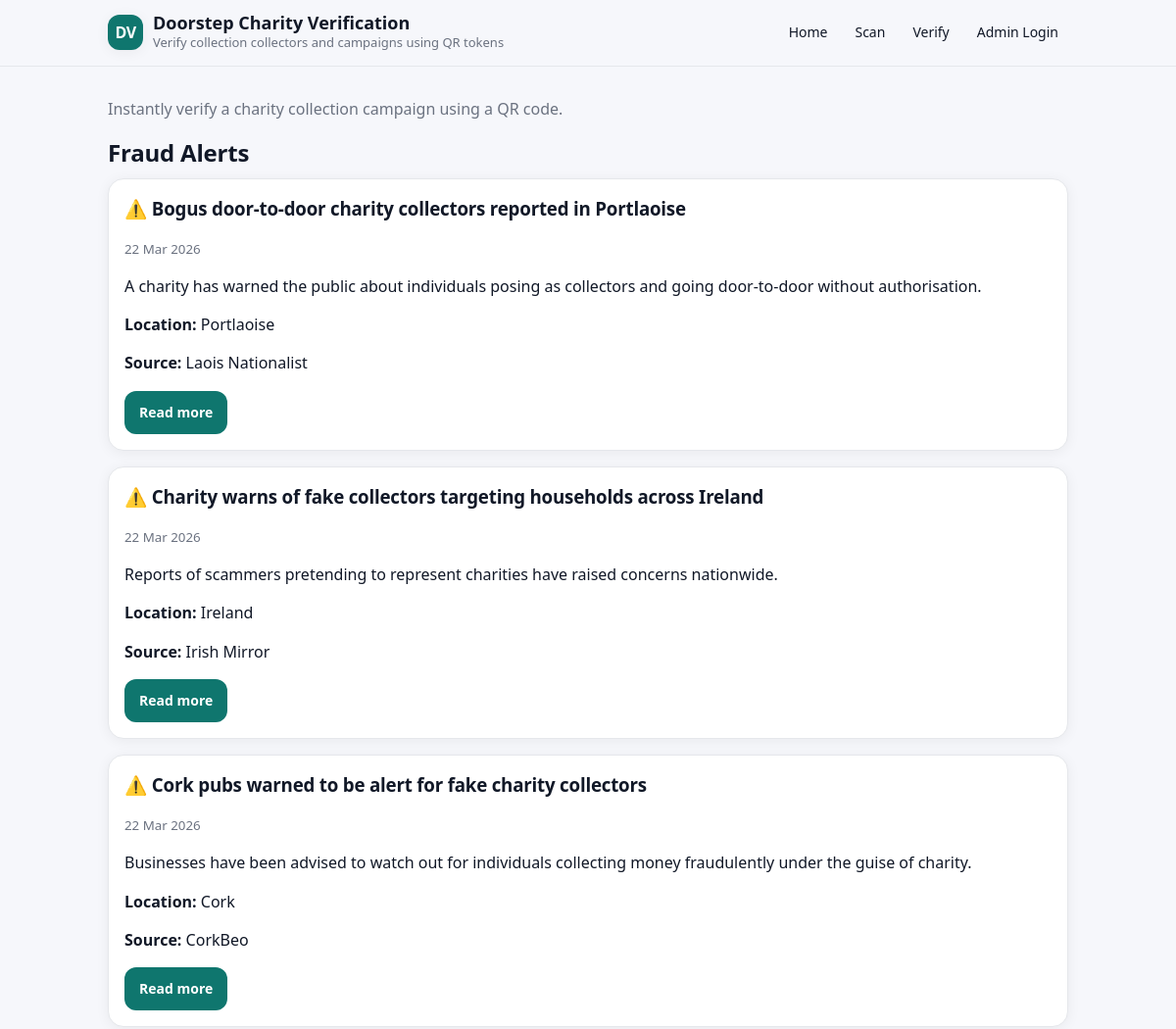
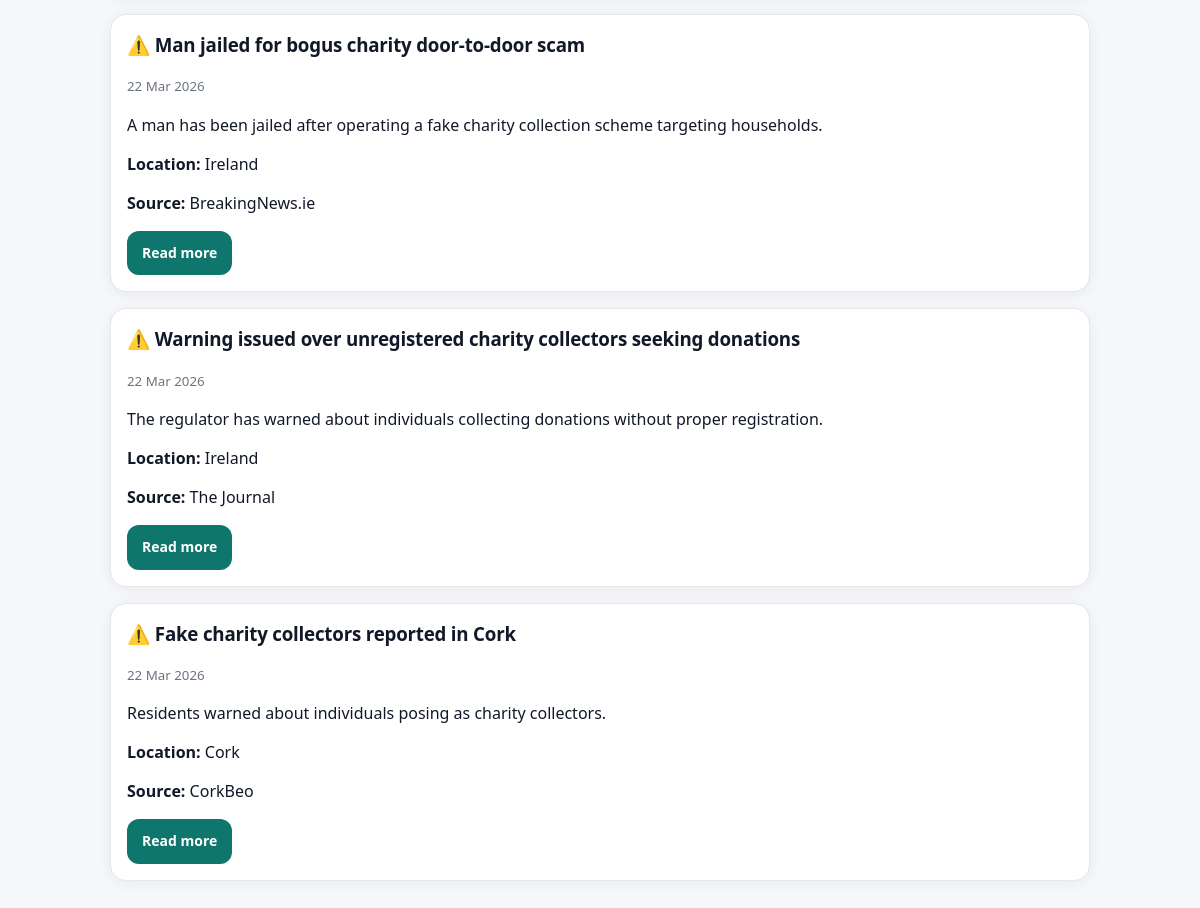
Screenshot of /alerts with the database file from the repository (2 pictures, top to bottom).
### app/models.py (models this page shows)
class FraudAlert(db.Model):
    __tablename__ = "fraud_alerts"
    id = db.Column(db.Integer, primary_key=True)
    title = db.Column(db.String(255), nullable=False)
    source = db.Column(db.String(120), nullable=False)
    location = db.Column(db.String(120), nullable=True)
    summary = db.Column(db.Text, nullable=False)
    article_url = db.Column(db.String(500), nullable=True)
    category = db.Column(db.String(80), nullable=False, default="fake_collector")
    published_at = db.Column(db.DateTime, nullable=True)
    is_active = db.Column(db.Boolean, default=True, nullable=False)
    created_at = db.Column(db.DateTime, default=datetime.utcnow, nullable=False)

### app/alerts.py (the view)
@alerts_bp.get("/alerts")
def alerts_list():
    alerts = (
        FraudAlert.query
        .filter_by(is_active=True)
        .order_by(FraudAlert.published_at.desc(), FraudAlert.created_at.desc())
        .all()
    )
    return render_template("alerts.html", alerts=alerts)

### app/templates/alerts.html
{% extends "base.html" %}
{% block content %}
<h2>Fraud Alerts</h2>
{% for alert in alerts %}
  <div class="card">
    <h3>⚠️ {{ alert.title }}</h3>
    {% if alert.published_at %}
      <p class="muted">
        <small>{{ alert.published_at.strftime('%d %b %Y') }}</small>
      </p>
    {% endif %}
    <p>{{ alert.summary }}</p>
    {% if alert.location %}
      <p><strong>Location:</strong> {{ alert.location }}</p>
    {% endif %}
    <p><strong>Source:</strong> {{ alert.source }}</p>
    {% if alert.article_url %}
      <a class="btn" href="{{ alert.article_url }}" target="_blank">Read more</a>
    {% endif %}
  </div>
{% else %}
  <p>No alerts available.</p>
{% endfor %}
{% endblock %}

### app/templates/base.html (style rules this page uses)
:root { --bg: #f6f7fb; --card: #ffffff; --text: #111827; --muted: #6b7280; --border: #e5e7eb; --shadow: 0 2px 14px rgba(0,0,0,0.06); --primary: #0f766e; --primary-dark: #0b5f59; --secondary: #475569; --success-bg: #dcfce7; --success-border: #86efac; --danger-bg: #fee2e2; --danger-border: #fca5a5; --warning-bg: #ffedd5; --warning-border: #fdba74; --info-bg: #dbeafe; --info-border: #93c5fd; }
body { font-family: system-ui, -apple-system, Segoe UI, Roboto, Arial, sans-serif; margin: 0; background: var(--bg); color: var(--text); line-height: 1.45; }
h2, h3 { margin: 0 0 8px 0; letter-spacing: -0.2px; }
.card { background: var(--card); border: 1px solid var(--border); border-radius: 16px; padding: 16px; box-shadow: var(--shadow); margin-bottom: 16px; }
.muted { color: var(--muted); }
a.btn, button.btn { display: inline-flex; align-items: center; gap: 8px; padding: 11px 14px; border-radius: 12px; background: var(--primary); color: white; text-decoration: none; border: 1px solid transparent; cursor: pointer; font-size: 14px; font-weight: 600; transition: transform .04s ease, background .15s ease, box-shadow .15s ease; }

### rows the page displays
FraudAlert: title "Bogus door-to-door charity collectors reported in Portlaoise", published_at "22 Mar 2026", summary "A charity has warned the public about individuals posing as collectors and going door-to-door without authorisation.", location "Portlaoise", source "Laois Nationalist"
FraudAlert: title "Charity warns of fake collectors targeting households across Ireland", published_at "22 Mar 2026", summary "Reports of scammers pretending to represent charities have raised concerns nationwide.", location "Ireland", source "Irish Mirror"
FraudAlert: title "Cork pubs warned to be alert for fake charity collectors", published_at "22 Mar 2026", summary "Businesses have been advised to watch out for individuals collecting money fraudulently under the guise of charity.", location "Cork", source "CorkBeo"
FraudAlert: title "Man jailed for bogus charity door-to-door scam", published_at "22 Mar 2026", summary "A man has been jailed after operating a fake charity collection scheme targeting households.", location "Ireland", source "BreakingNews.ie"
FraudAlert: title "Warning issued over unregistered charity collectors seeking donations", published_at "22 Mar 2026", summary "The regulator has warned about individuals collecting donations without proper registration.", location "Ireland", source "The Journal"
FraudAlert: title "Fake charity collectors reported in Cork", published_at "22 Mar 2026", summary "Residents warned about individuals posing as charity collectors.", location "Cork", source "CorkBeo"
